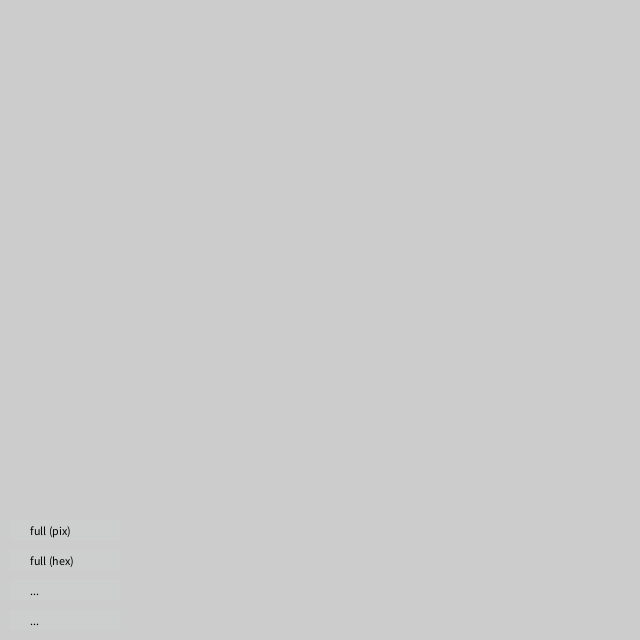
Frame 1 (no input)
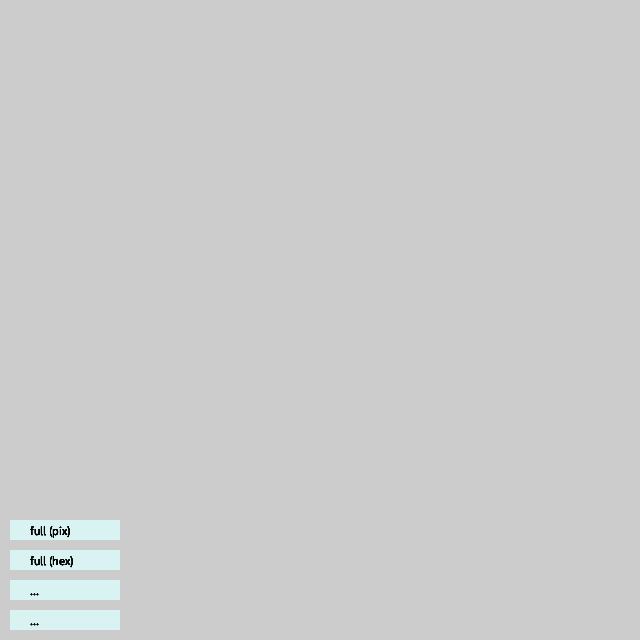
Frame 60 (the mouse pressed at the canvas centre just before this capture)
Frame 120 (the mouse held since frame 60 and released just before this capture): identical to frame 60, image omitted

The Processing sketch that drew these frames (run headless with seeded random() and noise(); from frame 60 on, the mouse is pressed at the canvas centre):

// Processing sketch: final_map_generator
// ── final_map_generator.pde
float increment = 0.02;

int valdetail = 9; // how detailed the terrain is
int scl = 20; //scale of the hexagons

void setup() {
  size(640, 640);
}

void draw() {
  
  noStroke();
  fill(225, 255, 255, 10);
  rect(10, 520, 110, 20);
  rect(10, 550, 110, 20);
  rect(10, 580, 110, 20); //not yet coded
  rect(10, 610, 110, 20);  //not yet coded
  
  fill(0);
  text("full (pix)", 30, 535);
  text("full (hex)", 30, 565);
  text("...", 30, 595); 
  text("...", 30, 625);  
  
}
 


void full_w_pixels(){ //terrain covers the entire map - biomes are created on a pixel level
  
  //first few lines are inspired by Daniel Shiffman's "Noise2D" script (https://processing.org/examples/noise2d.html)
  
  loadPixels();
  float xoff = 0.0; // Start xoff at 0
  float detail = map(500, 0, width, 0.1, 0.6);
  noiseDetail(valdetail, detail);
  
  for (int x = 0; x < width; x++) {
    xoff += increment;    
    float yoff = 0.0;   
    for (int y = 0; y < height; y++) {
      yoff += increment; 
      //print(noise(xoff,yoff));
      
      //perlin noise is generated between 0 and 1 and is found through "noise(xoff, yoff)"
      //this decimal between 0 and 1 will be equivalent to the elevation of the terrain
      //separate different values of this noise into different biomes (relating to elevation)
      if (0 < noise(xoff, yoff) && noise(xoff, yoff) < 0.375){
        //biome 1: water
        pixels[x+y*width] = color(45, 66, 161);
      } else if (0.375 < noise(xoff, yoff) && noise(xoff, yoff) < 0.43){
        //biome 2: sand
        pixels[x+y*width] = color(204, 197, 122);
      } else if (0.43 < noise(xoff, yoff) && noise(xoff, yoff) < 0.55){
        //biome 3: grassland
        pixels[x+y*width] = color(155, 199, 117);
      } else if (0.55 < noise(xoff, yoff) && noise(xoff, yoff) < 0.675){
        //biome 4: hills
        pixels[x+y*width] = color(96, 163, 73);
      } else if (0.675 < noise(xoff, yoff) && noise(xoff, yoff) < 0.8){
        //biome 5: mountains
        pixels[x+y*width] = color(52, 125, 45);
      } else if (0.8 < noise(xoff, yoff) && noise(xoff, yoff) < 1){
        //biome 6: snow caps
        pixels[x+y*width] = color(211, 216, 219);
      }
    }
  }
  updatePixels(); // update with the colors 
}





void full_w_hex(){ //terrain covers the entire map - biomes are created on a grid of hexagons
  
  
  //start with same code as full_w_pix() but we go over this generated terrain and for each hexagon in the grid, the color of the pixel at the center of the hexagon is attributed to the whole hexagon
  
  loadPixels();
  float xoff = 0.0; // Start xoff at 0
  float detail = map(500, 0, width, 0.1, 0.6);
  noiseDetail(valdetail, detail);
  
  for (int x = 0; x < width; x++) {
    xoff += increment;    
    float yoff = 0.0;   
    for (int y = 0; y < height; y++) {
      yoff += increment; 
      //print(noise(xoff,yoff));
      if (0 < noise(xoff, yoff) && noise(xoff, yoff) < 0.375){
        //biome 1: water
        pixels[x+y*width] = color(45, 66, 161);
      } else if (0.375  < noise(xoff, yoff) && noise(xoff, yoff) < 0.43){
        //biome 2: sand
        pixels[x+y*width] = color(204, 197, 122);
      } else if (0.43 < noise(xoff, yoff) && noise(xoff, yoff) < 0.55){
        //biome 3: grassland
        pixels[x+y*width] = color(155, 199, 117);
      } else if (0.55 < noise(xoff, yoff) && noise(xoff, yoff) < 0.675){
        //biome 4: hills
        pixels[x+y*width] = color(96, 163, 73);
      } else if (0.675 < noise(xoff, yoff) && noise(xoff, yoff) < 0.8){
        //biome 5: mountains
        pixels[x+y*width] = color(52, 125, 45);
      } else if (0.8 < noise(xoff, yoff) && noise(xoff, yoff) < 1){
        //biome 6: snow caps
        pixels[x+y*width] = color(211, 216, 219);
      }
    }
  }
  updatePixels();
  
  //this part creates the grid of hexagons:
  
  for(float j = 0; j < height; j += 0.75*scl){  //we multiply the scale by 0.75 because hexagons in a grid aren't placed directly below each other: the following row started 0.25*scale higher than the lowest point of the previous row
    for(int i = 0; i < width; i += scl){  //the width/x different remains normal
      
      int rj = round(j); //the get() function below only works with intergers, so we round j to the nearest one
      color c = get(i, rj); //get() allows us to find the color of the pixel at these coordinates and attribute it to c
      fill(c);
      noStroke();
      
      //an if statement is necessary here because for each row of hexagons, the hexagons on the following row aren't placed directly below at the same interval of x values
      //every other row is shifted by 0.5*scl (so instead of being placed at (i, j), hexagons would be pllaced at (i + 0.5*scl, j))
      //every other row is divisable by 0.75*2*scale, so we can use the modulo to determine when "every other row" is happening
      
      if (j%(0.75*2*scl) == 0){
         
        //shape of a hexagon (with the coordinates i and j marking its center)
        beginShape();
          vertex(i + 0.5*scl, j - 0.25*scl);
          vertex(i + 0.5*scl, j + 0.25*scl);
          vertex(i + 0.5*scl, j + 0.25*scl);
          vertex(i + 0, j + 0.5*scl);
          vertex(i + 0, j + 0.5*scl);
          vertex(i - 0.5*scl, j + 0.25*scl);
          vertex(i - 0.5*scl, j + 0.25*scl);
          vertex(i - 0.5*scl, j - 0.25*scl);    
          vertex(i - 0.5*scl, j - 0.25*scl);
          vertex(i + 0, j - 0.5*scl);    
          vertex(i + 0, j - 0.5*scl);
          vertex(i + 0.5*scl, j - 0.25*scl);
        endShape();
      
      } else {  //if not divisable (so signifies the following row)
        
        beginShape();
          vertex(i + 0.5*scl + 0.5*scl, j - 0.25*scl);
          vertex(i + 0.5*scl + 0.5*scl, j + 0.25*scl);
          vertex(i + 0.5*scl + 0.5*scl, j + 0.25*scl);
          vertex(i + 0.5*scl + 0, j + 0.5*scl);
          vertex(i + 0.5*scl + 0, j + 0.5*scl);
          vertex(i + 0.5*scl - 0.5*scl, j + 0.25*scl);
          vertex(i + 0.5*scl - 0.5*scl, j + 0.25*scl);
          vertex(i + 0.5*scl - 0.5*scl, j - 0.25*scl);    
          vertex(i + 0.5*scl - 0.5*scl, j - 0.25*scl);
          vertex(i + 0.5*scl + 0, j - 0.5*scl);    
          vertex(i + 0.5*scl + 0, j - 0.5*scl);
          vertex(i + 0.5*scl + 0.5*scl, j - 0.25*scl);
        endShape();        
      }      
    }
  }
}



void mousePressed(){
  if (mouseX > 10 && mouseX < 120){
    if (mouseY > 530 && mouseY < 540){
      full_w_pixels();
    } else if (mouseY > 550 && mouseY < 570){
      full_w_hex();
    }
  }
}
